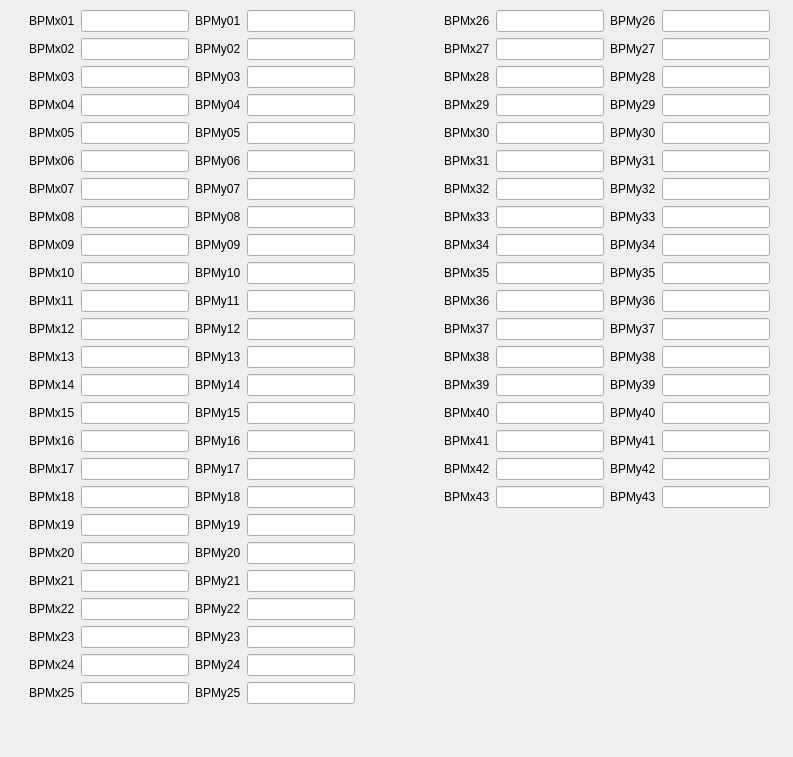
<?xml version="1.0" encoding="UTF-8"?>
<ui version="4.0">
 <class>Form</class>
 <widget class="QWidget" name="Form">
  <property name="geometry">
   <rect>
    <x>0</x>
    <y>0</y>
    <width>793</width>
    <height>757</height>
   </rect>
  </property>
  <property name="windowTitle">
   <string>Form</string>
  </property>
  <widget class="QWidget" name="horizontalLayoutWidget">
   <property name="geometry">
    <rect>
     <x>29</x>
     <y>10</y>
     <width>741</width>
     <height>731</height>
    </rect>
   </property>
   <layout class="QHBoxLayout" name="horizontalLayout">
    <item>
     <layout class="QFormLayout" name="formLayout">
      <item row="0" column="0">
       <widget class="QLabel" name="bPMx01Label">
        <property name="text">
         <string>BPMx01</string>
        </property>
       </widget>
      </item>
      <item row="0" column="1">
       <widget class="QLineEdit" name="bPMx01LineEdit">
        <property name="readOnly">
         <bool>true</bool>
        </property>
       </widget>
      </item>
      <item row="1" column="0">
       <widget class="QLabel" name="bPMx02Label">
        <property name="text">
         <string>BPMx02</string>
        </property>
       </widget>
      </item>
      <item row="1" column="1">
       <widget class="QLineEdit" name="bPMx02LineEdit">
        <property name="readOnly">
         <bool>true</bool>
        </property>
       </widget>
      </item>
      <item row="2" column="0">
       <widget class="QLabel" name="bPMx03Label">
        <property name="text">
         <string>BPMx03</string>
        </property>
       </widget>
      </item>
      <item row="2" column="1">
       <widget class="QLineEdit" name="bPMx03LineEdit">
        <property name="readOnly">
         <bool>true</bool>
        </property>
       </widget>
      </item>
      <item row="3" column="0">
       <widget class="QLabel" name="bPMx04Label">
        <property name="text">
         <string>BPMx04</string>
        </property>
       </widget>
      </item>
      <item row="3" column="1">
       <widget class="QLineEdit" name="bPMx04LineEdit">
        <property name="readOnly">
         <bool>true</bool>
        </property>
       </widget>
      </item>
      <item row="4" column="0">
       <widget class="QLabel" name="bPMx05Label">
        <property name="text">
         <string>BPMx05</string>
        </property>
       </widget>
      </item>
      <item row="4" column="1">
       <widget class="QLineEdit" name="bPMx05LineEdit">
        <property name="readOnly">
         <bool>true</bool>
        </property>
       </widget>
      </item>
      <item row="5" column="0">
       <widget class="QLabel" name="bPMx06Label">
        <property name="text">
         <string>BPMx06</string>
        </property>
       </widget>
      </item>
      <item row="5" column="1">
       <widget class="QLineEdit" name="bPMx06LineEdit">
        <property name="readOnly">
         <bool>true</bool>
        </property>
       </widget>
      </item>
      <item row="6" column="0">
       <widget class="QLabel" name="bPMx07Label">
        <property name="text">
         <string>BPMx07</string>
        </property>
       </widget>
      </item>
      <item row="6" column="1">
       <widget class="QLineEdit" name="bPMx07LineEdit">
        <property name="readOnly">
         <bool>true</bool>
        </property>
       </widget>
      </item>
      <item row="7" column="0">
       <widget class="QLabel" name="bPMx08Label">
        <property name="text">
         <string>BPMx08</string>
        </property>
       </widget>
      </item>
      <item row="7" column="1">
       <widget class="QLineEdit" name="bPMx08LineEdit">
        <property name="readOnly">
         <bool>true</bool>
        </property>
       </widget>
      </item>
      <item row="8" column="0">
       <widget class="QLabel" name="bPMx09Label">
        <property name="text">
         <string>BPMx09</string>
        </property>
       </widget>
      </item>
      <item row="8" column="1">
       <widget class="QLineEdit" name="bPMx09LineEdit">
        <property name="readOnly">
         <bool>true</bool>
        </property>
       </widget>
      </item>
      <item row="9" column="0">
       <widget class="QLabel" name="bPMx10Label">
        <property name="text">
         <string>BPMx10</string>
        </property>
       </widget>
      </item>
      <item row="9" column="1">
       <widget class="QLineEdit" name="bPMx10LineEdit">
        <property name="readOnly">
         <bool>true</bool>
        </property>
       </widget>
      </item>
      <item row="11" column="0">
       <widget class="QLabel" name="bPMx12Label">
        <property name="text">
         <string>BPMx12</string>
        </property>
       </widget>
      </item>
      <item row="11" column="1">
       <widget class="QLineEdit" name="bPMx12LineEdit">
        <property name="readOnly">
         <bool>true</bool>
        </property>
       </widget>
      </item>
      <item row="12" column="0">
       <widget class="QLabel" name="bPMx13Label">
        <property name="text">
         <string>BPMx13</string>
        </property>
       </widget>
      </item>
      <item row="12" column="1">
       <widget class="QLineEdit" name="bPMx13LineEdit">
        <property name="readOnly">
         <bool>true</bool>
        </property>
       </widget>
      </item>
      <item row="13" column="0">
       <widget class="QLabel" name="bPMx14Label">
        <property name="text">
         <string>BPMx14</string>
        </property>
       </widget>
      </item>
      <item row="13" column="1">
       <widget class="QLineEdit" name="bPMx14LineEdit">
        <property name="readOnly">
         <bool>true</bool>
        </property>
       </widget>
      </item>
      <item row="14" column="0">
       <widget class="QLabel" name="bPMx15Label">
        <property name="text">
         <string>BPMx15</string>
        </property>
       </widget>
      </item>
      <item row="14" column="1">
       <widget class="QLineEdit" name="bPMx15LineEdit">
        <property name="readOnly">
         <bool>true</bool>
        </property>
       </widget>
      </item>
      <item row="15" column="0">
       <widget class="QLabel" name="bPMx16Label">
        <property name="text">
         <string>BPMx16</string>
        </property>
       </widget>
      </item>
      <item row="15" column="1">
       <widget class="QLineEdit" name="bPMx16LineEdit">
        <property name="readOnly">
         <bool>true</bool>
        </property>
       </widget>
      </item>
      <item row="16" column="0">
       <widget class="QLabel" name="bPMx17Label">
        <property name="text">
         <string>BPMx17</string>
        </property>
       </widget>
      </item>
      <item row="16" column="1">
       <widget class="QLineEdit" name="bPMx17LineEdit">
        <property name="readOnly">
         <bool>true</bool>
        </property>
       </widget>
      </item>
      <item row="17" column="0">
       <widget class="QLabel" name="bPMx18Label">
        <property name="text">
         <string>BPMx18</string>
        </property>
       </widget>
      </item>
      <item row="17" column="1">
       <widget class="QLineEdit" name="bPMx18LineEdit">
        <property name="readOnly">
         <bool>true</bool>
        </property>
       </widget>
      </item>
      <item row="18" column="0">
       <widget class="QLabel" name="bPMx19Label">
        <property name="text">
         <string>BPMx19</string>
        </property>
       </widget>
      </item>
      <item row="18" column="1">
       <widget class="QLineEdit" name="bPMx19LineEdit">
        <property name="readOnly">
         <bool>true</bool>
        </property>
       </widget>
      </item>
      <item row="19" column="0">
       <widget class="QLabel" name="bPMx20Label">
        <property name="text">
         <string>BPMx20</string>
        </property>
       </widget>
      </item>
      <item row="19" column="1">
       <widget class="QLineEdit" name="bPMx20LineEdit">
        <property name="readOnly">
         <bool>true</bool>
        </property>
       </widget>
      </item>
      <item row="20" column="0">
       <widget class="QLabel" name="bPMx21Label">
        <property name="text">
         <string>BPMx21</string>
        </property>
       </widget>
      </item>
      <item row="20" column="1">
       <widget class="QLineEdit" name="bPMx21LineEdit">
        <property name="readOnly">
         <bool>true</bool>
        </property>
       </widget>
      </item>
      <item row="21" column="0">
       <widget class="QLabel" name="bPMx22Label">
        <property name="text">
         <string>BPMx22</string>
        </property>
       </widget>
      </item>
      <item row="21" column="1">
       <widget class="QLineEdit" name="bPMx22LineEdit">
        <property name="readOnly">
         <bool>true</bool>
        </property>
       </widget>
      </item>
      <item row="22" column="0">
       <widget class="QLabel" name="bPMx23Label">
        <property name="text">
         <string>BPMx23</string>
        </property>
       </widget>
      </item>
      <item row="22" column="1">
       <widget class="QLineEdit" name="bPMx23LineEdit">
        <property name="readOnly">
         <bool>true</bool>
        </property>
       </widget>
      </item>
      <item row="23" column="0">
       <widget class="QLabel" name="bPMx24Label">
        <property name="text">
         <string>BPMx24</string>
        </property>
       </widget>
      </item>
      <item row="23" column="1">
       <widget class="QLineEdit" name="bPMx24LineEdit">
        <property name="readOnly">
         <bool>true</bool>
        </property>
       </widget>
      </item>
      <item row="24" column="0">
       <widget class="QLabel" name="bPMx25Label">
        <property name="text">
         <string>BPMx25</string>
        </property>
       </widget>
      </item>
      <item row="24" column="1">
       <widget class="QLineEdit" name="bPMx25LineEdit">
        <property name="readOnly">
         <bool>true</bool>
        </property>
       </widget>
      </item>
      <item row="10" column="0">
       <widget class="QLabel" name="bPMx11Label">
        <property name="text">
         <string>BPMx11</string>
        </property>
       </widget>
      </item>
      <item row="10" column="1">
       <widget class="QLineEdit" name="bPMx11LineEdit">
        <property name="readOnly">
         <bool>true</bool>
        </property>
       </widget>
      </item>
     </layout>
    </item>
    <item>
     <layout class="QFormLayout" name="formLayout_3">
      <item row="0" column="0">
       <widget class="QLabel" name="bPMy01Label">
        <property name="text">
         <string>BPMy01</string>
        </property>
       </widget>
      </item>
      <item row="0" column="1">
       <widget class="QLineEdit" name="bPMy01LineEdit">
        <property name="readOnly">
         <bool>true</bool>
        </property>
       </widget>
      </item>
      <item row="1" column="0">
       <widget class="QLabel" name="bPMy02Label">
        <property name="text">
         <string>BPMy02</string>
        </property>
       </widget>
      </item>
      <item row="1" column="1">
       <widget class="QLineEdit" name="bPMy02LineEdit">
        <property name="readOnly">
         <bool>true</bool>
        </property>
       </widget>
      </item>
      <item row="2" column="0">
       <widget class="QLabel" name="bPMy03Label">
        <property name="text">
         <string>BPMy03</string>
        </property>
       </widget>
      </item>
      <item row="2" column="1">
       <widget class="QLineEdit" name="bPMy03LineEdit">
        <property name="readOnly">
         <bool>true</bool>
        </property>
       </widget>
      </item>
      <item row="3" column="0">
       <widget class="QLabel" name="bPMy04Label">
        <property name="text">
         <string>BPMy04</string>
        </property>
       </widget>
      </item>
      <item row="3" column="1">
       <widget class="QLineEdit" name="bPMy04LineEdit">
        <property name="readOnly">
         <bool>true</bool>
        </property>
       </widget>
      </item>
      <item row="4" column="0">
       <widget class="QLabel" name="bPMy05Label">
        <property name="text">
         <string>BPMy05</string>
        </property>
       </widget>
      </item>
      <item row="4" column="1">
       <widget class="QLineEdit" name="bPMy05LineEdit">
        <property name="readOnly">
         <bool>true</bool>
        </property>
       </widget>
      </item>
      <item row="5" column="0">
       <widget class="QLabel" name="bPMy06Label">
        <property name="text">
         <string>BPMy06</string>
        </property>
       </widget>
      </item>
      <item row="5" column="1">
       <widget class="QLineEdit" name="bPMy06LineEdit">
        <property name="readOnly">
         <bool>true</bool>
        </property>
       </widget>
      </item>
      <item row="6" column="0">
       <widget class="QLabel" name="bPMy07Label">
        <property name="text">
         <string>BPMy07</string>
        </property>
       </widget>
      </item>
      <item row="6" column="1">
       <widget class="QLineEdit" name="bPMy07LineEdit">
        <property name="readOnly">
         <bool>true</bool>
        </property>
       </widget>
      </item>
      <item row="7" column="0">
       <widget class="QLabel" name="bPMy08Label">
        <property name="text">
         <string>BPMy08</string>
        </property>
       </widget>
      </item>
      <item row="7" column="1">
       <widget class="QLineEdit" name="bPMy08LineEdit">
        <property name="readOnly">
         <bool>true</bool>
        </property>
       </widget>
      </item>
      <item row="8" column="0">
       <widget class="QLabel" name="bPMy09Label">
        <property name="text">
         <string>BPMy09</string>
        </property>
       </widget>
      </item>
      <item row="8" column="1">
       <widget class="QLineEdit" name="bPMy09LineEdit">
        <property name="readOnly">
         <bool>true</bool>
        </property>
       </widget>
      </item>
      <item row="9" column="0">
       <widget class="QLabel" name="bPMy10Label">
        <property name="text">
         <string>BPMy10</string>
        </property>
       </widget>
      </item>
      <item row="9" column="1">
       <widget class="QLineEdit" name="bPMy10LineEdit">
        <property name="readOnly">
         <bool>true</bool>
        </property>
       </widget>
      </item>
      <item row="10" column="0">
       <widget class="QLabel" name="bPMy11Label">
        <property name="text">
         <string>BPMy11</string>
        </property>
       </widget>
      </item>
      <item row="10" column="1">
       <widget class="QLineEdit" name="bPMy11LineEdit">
        <property name="readOnly">
         <bool>true</bool>
        </property>
       </widget>
      </item>
      <item row="11" column="0">
       <widget class="QLabel" name="bPMy12Label">
        <property name="text">
         <string>BPMy12</string>
        </property>
       </widget>
      </item>
      <item row="11" column="1">
       <widget class="QLineEdit" name="bPMy12LineEdit">
        <property name="readOnly">
         <bool>true</bool>
        </property>
       </widget>
      </item>
      <item row="12" column="0">
       <widget class="QLabel" name="bPMy13Label">
        <property name="text">
         <string>BPMy13</string>
        </property>
       </widget>
      </item>
      <item row="12" column="1">
       <widget class="QLineEdit" name="bPMy13LineEdit">
        <property name="readOnly">
         <bool>true</bool>
        </property>
       </widget>
      </item>
      <item row="13" column="0">
       <widget class="QLabel" name="bPMy14Label">
        <property name="text">
         <string>BPMy14</string>
        </property>
       </widget>
      </item>
      <item row="13" column="1">
       <widget class="QLineEdit" name="bPMy14LineEdit">
        <property name="readOnly">
         <bool>true</bool>
        </property>
       </widget>
      </item>
      <item row="14" column="0">
       <widget class="QLabel" name="bPMy15Label">
        <property name="text">
         <string>BPMy15</string>
        </property>
       </widget>
      </item>
      <item row="14" column="1">
       <widget class="QLineEdit" name="bPMy15LineEdit">
        <property name="readOnly">
         <bool>true</bool>
        </property>
       </widget>
      </item>
      <item row="15" column="0">
       <widget class="QLabel" name="bPMy16Label">
        <property name="text">
         <string>BPMy16</string>
        </property>
       </widget>
      </item>
      <item row="15" column="1">
       <widget class="QLineEdit" name="bPMy16LineEdit">
        <property name="readOnly">
         <bool>true</bool>
        </property>
       </widget>
      </item>
      <item row="16" column="0">
       <widget class="QLabel" name="bPMy17Label">
        <property name="text">
         <string>BPMy17</string>
        </property>
       </widget>
      </item>
      <item row="16" column="1">
       <widget class="QLineEdit" name="bPMy17LineEdit">
        <property name="readOnly">
         <bool>true</bool>
        </property>
       </widget>
      </item>
      <item row="17" column="0">
       <widget class="QLabel" name="bPMy18Label">
        <property name="text">
         <string>BPMy18</string>
        </property>
       </widget>
      </item>
      <item row="17" column="1">
       <widget class="QLineEdit" name="bPMy18LineEdit">
        <property name="readOnly">
         <bool>true</bool>
        </property>
       </widget>
      </item>
      <item row="18" column="0">
       <widget class="QLabel" name="bPMy19Label">
        <property name="text">
         <string>BPMy19</string>
        </property>
       </widget>
      </item>
      <item row="18" column="1">
       <widget class="QLineEdit" name="bPMy19LineEdit">
        <property name="readOnly">
         <bool>true</bool>
        </property>
       </widget>
      </item>
      <item row="19" column="0">
       <widget class="QLabel" name="bPMy20Label">
        <property name="text">
         <string>BPMy20</string>
        </property>
       </widget>
      </item>
      <item row="19" column="1">
       <widget class="QLineEdit" name="bPMy20LineEdit">
        <property name="readOnly">
         <bool>true</bool>
        </property>
       </widget>
      </item>
      <item row="20" column="0">
       <widget class="QLabel" name="bPMy21Label">
        <property name="text">
         <string>BPMy21</string>
        </property>
       </widget>
      </item>
      <item row="20" column="1">
       <widget class="QLineEdit" name="bPMy21LineEdit">
        <property name="readOnly">
         <bool>true</bool>
        </property>
       </widget>
      </item>
      <item row="21" column="0">
       <widget class="QLabel" name="bPMy22Label">
        <property name="text">
         <string>BPMy22</string>
        </property>
       </widget>
      </item>
      <item row="21" column="1">
       <widget class="QLineEdit" name="bPMy22LineEdit">
        <property name="readOnly">
         <bool>true</bool>
        </property>
       </widget>
      </item>
      <item row="22" column="0">
       <widget class="QLabel" name="bPMy23Label">
        <property name="text">
         <string>BPMy23</string>
        </property>
       </widget>
      </item>
      <item row="22" column="1">
       <widget class="QLineEdit" name="bPMy23LineEdit">
        <property name="readOnly">
         <bool>true</bool>
        </property>
       </widget>
      </item>
      <item row="23" column="0">
       <widget class="QLabel" name="bPMy24Label">
        <property name="text">
         <string>BPMy24</string>
        </property>
       </widget>
      </item>
      <item row="23" column="1">
       <widget class="QLineEdit" name="bPMy24LineEdit">
        <property name="readOnly">
         <bool>true</bool>
        </property>
       </widget>
      </item>
      <item row="24" column="0">
       <widget class="QLabel" name="bPMy25Label">
        <property name="text">
         <string>BPMy25</string>
        </property>
       </widget>
      </item>
      <item row="24" column="1">
       <widget class="QLineEdit" name="bPMy25LineEdit">
        <property name="readOnly">
         <bool>true</bool>
        </property>
       </widget>
      </item>
     </layout>
    </item>
    <item>
     <spacer name="horizontalSpacer">
      <property name="orientation">
       <enum>Qt::Horizontal</enum>
      </property>
      <property name="sizeHint" stdset="0">
       <size>
        <width>40</width>
        <height>20</height>
       </size>
      </property>
     </spacer>
    </item>
    <item>
     <layout class="QFormLayout" name="formLayout_12"/>
    </item>
    <item>
     <layout class="QFormLayout" name="formLayout_4">
      <item row="0" column="0">
       <widget class="QLabel" name="bPMx26Label">
        <property name="text">
         <string>BPMx26</string>
        </property>
       </widget>
      </item>
      <item row="0" column="1">
       <widget class="QLineEdit" name="bPMx26LineEdit">
        <property name="readOnly">
         <bool>true</bool>
        </property>
       </widget>
      </item>
      <item row="1" column="0">
       <widget class="QLabel" name="bPMx27Label">
        <property name="text">
         <string>BPMx27</string>
        </property>
       </widget>
      </item>
      <item row="1" column="1">
       <widget class="QLineEdit" name="bPMx27LineEdit">
        <property name="readOnly">
         <bool>true</bool>
        </property>
       </widget>
      </item>
      <item row="2" column="0">
       <widget class="QLabel" name="bPMx28Label">
        <property name="text">
         <string>BPMx28</string>
        </property>
       </widget>
      </item>
      <item row="2" column="1">
       <widget class="QLineEdit" name="bPMx28LineEdit">
        <property name="readOnly">
         <bool>true</bool>
        </property>
       </widget>
      </item>
      <item row="3" column="0">
       <widget class="QLabel" name="bPMx29Label">
        <property name="text">
         <string>BPMx29</string>
        </property>
       </widget>
      </item>
      <item row="3" column="1">
       <widget class="QLineEdit" name="bPMx29LineEdit">
        <property name="readOnly">
         <bool>true</bool>
        </property>
       </widget>
      </item>
      <item row="4" column="0">
       <widget class="QLabel" name="bPMx30Label">
        <property name="text">
         <string>BPMx30</string>
        </property>
       </widget>
      </item>
      <item row="4" column="1">
       <widget class="QLineEdit" name="bPMx30LineEdit">
        <property name="readOnly">
         <bool>true</bool>
        </property>
       </widget>
      </item>
      <item row="5" column="0">
       <widget class="QLabel" name="bPMx31Label">
        <property name="text">
         <string>BPMx31</string>
        </property>
       </widget>
      </item>
      <item row="5" column="1">
       <widget class="QLineEdit" name="bPMx31LineEdit">
        <property name="readOnly">
         <bool>true</bool>
        </property>
       </widget>
      </item>
      <item row="6" column="0">
       <widget class="QLabel" name="bPMx32Label">
        <property name="text">
         <string>BPMx32</string>
        </property>
       </widget>
      </item>
      <item row="6" column="1">
       <widget class="QLineEdit" name="bPMx32LineEdit">
        <property name="readOnly">
         <bool>true</bool>
        </property>
       </widget>
      </item>
      <item row="7" column="0">
       <widget class="QLabel" name="bPMx33Label">
        <property name="text">
         <string>BPMx33</string>
        </property>
       </widget>
      </item>
      <item row="7" column="1">
       <widget class="QLineEdit" name="bPMx33LineEdit">
        <property name="readOnly">
         <bool>true</bool>
        </property>
       </widget>
      </item>
      <item row="8" column="0">
       <widget class="QLabel" name="bPMx34Label">
        <property name="text">
         <string>BPMx34</string>
        </property>
       </widget>
      </item>
      <item row="8" column="1">
       <widget class="QLineEdit" name="bPMx34LineEdit">
        <property name="readOnly">
         <bool>true</bool>
        </property>
       </widget>
      </item>
      <item row="9" column="0">
       <widget class="QLabel" name="bPMx35Label">
        <property name="text">
         <string>BPMx35</string>
        </property>
       </widget>
      </item>
      <item row="9" column="1">
       <widget class="QLineEdit" name="bPMx35LineEdit">
        <property name="readOnly">
         <bool>true</bool>
        </property>
       </widget>
      </item>
      <item row="10" column="0">
       <widget class="QLabel" name="bPMx36Label">
        <property name="text">
         <string>BPMx36</string>
        </property>
       </widget>
      </item>
      <item row="10" column="1">
       <widget class="QLineEdit" name="bPMx36LineEdit">
        <property name="readOnly">
         <bool>true</bool>
        </property>
       </widget>
      </item>
      <item row="11" column="0">
       <widget class="QLabel" name="bPMx37Label">
        <property name="text">
         <string>BPMx37</string>
        </property>
       </widget>
      </item>
      <item row="11" column="1">
       <widget class="QLineEdit" name="bPMx37LineEdit">
        <property name="readOnly">
         <bool>true</bool>
        </property>
       </widget>
      </item>
      <item row="12" column="0">
       <widget class="QLabel" name="bPMx38Label">
        <property name="text">
         <string>BPMx38</string>
        </property>
       </widget>
      </item>
      <item row="12" column="1">
       <widget class="QLineEdit" name="bPMx38LineEdit">
        <property name="readOnly">
         <bool>true</bool>
        </property>
       </widget>
      </item>
      <item row="13" column="0">
       <widget class="QLabel" name="bPMx39Label">
        <property name="text">
         <string>BPMx39</string>
        </property>
       </widget>
      </item>
      <item row="13" column="1">
       <widget class="QLineEdit" name="bPMx39LineEdit">
        <property name="readOnly">
         <bool>true</bool>
        </property>
       </widget>
      </item>
      <item row="14" column="0">
       <widget class="QLabel" name="bPMx40Label">
        <property name="text">
         <string>BPMx40</string>
        </property>
       </widget>
      </item>
      <item row="14" column="1">
       <widget class="QLineEdit" name="bPMx40LineEdit">
        <property name="readOnly">
         <bool>true</bool>
        </property>
       </widget>
      </item>
      <item row="15" column="0">
       <widget class="QLabel" name="bPMx41Label">
        <property name="text">
         <string>BPMx41</string>
        </property>
       </widget>
      </item>
      <item row="15" column="1">
       <widget class="QLineEdit" name="bPMx41LineEdit">
        <property name="readOnly">
         <bool>true</bool>
        </property>
       </widget>
      </item>
      <item row="16" column="0">
       <widget class="QLabel" name="bPMx42Label">
        <property name="text">
         <string>BPMx42</string>
        </property>
       </widget>
      </item>
      <item row="16" column="1">
       <widget class="QLineEdit" name="bPMx42LineEdit">
        <property name="readOnly">
         <bool>true</bool>
        </property>
       </widget>
      </item>
      <item row="17" column="0">
       <widget class="QLabel" name="bPMx43Label">
        <property name="text">
         <string>BPMx43</string>
        </property>
       </widget>
      </item>
      <item row="17" column="1">
       <widget class="QLineEdit" name="bPMx43LineEdit">
        <property name="readOnly">
         <bool>true</bool>
        </property>
       </widget>
      </item>
     </layout>
    </item>
    <item>
     <layout class="QFormLayout" name="formLayout_11">
      <item row="0" column="0">
       <widget class="QLabel" name="bPMy26Label">
        <property name="text">
         <string>BPMy26</string>
        </property>
       </widget>
      </item>
      <item row="0" column="1">
       <widget class="QLineEdit" name="bPMy26LineEdit">
        <property name="readOnly">
         <bool>true</bool>
        </property>
       </widget>
      </item>
      <item row="1" column="0">
       <widget class="QLabel" name="bPMy27Label">
        <property name="text">
         <string>BPMy27</string>
        </property>
       </widget>
      </item>
      <item row="1" column="1">
       <widget class="QLineEdit" name="bPMy27LineEdit">
        <property name="readOnly">
         <bool>true</bool>
        </property>
       </widget>
      </item>
      <item row="2" column="0">
       <widget class="QLabel" name="bPMy28Label">
        <property name="text">
         <string>BPMy28</string>
        </property>
       </widget>
      </item>
      <item row="2" column="1">
       <widget class="QLineEdit" name="bPMy28LineEdit">
        <property name="readOnly">
         <bool>true</bool>
        </property>
       </widget>
      </item>
      <item row="3" column="0">
       <widget class="QLabel" name="bPMy29Label">
        <property name="text">
         <string>BPMy29</string>
        </property>
       </widget>
      </item>
      <item row="3" column="1">
       <widget class="QLineEdit" name="bPMy29LineEdit">
        <property name="readOnly">
         <bool>true</bool>
        </property>
       </widget>
      </item>
      <item row="4" column="0">
       <widget class="QLabel" name="bPMy30Label">
        <property name="text">
         <string>BPMy30</string>
        </property>
       </widget>
      </item>
      <item row="4" column="1">
       <widget class="QLineEdit" name="bPMy30LineEdit">
        <property name="readOnly">
         <bool>true</bool>
        </property>
       </widget>
      </item>
      <item row="5" column="0">
       <widget class="QLabel" name="bPMy31Label">
        <property name="text">
         <string>BPMy31</string>
        </property>
       </widget>
      </item>
      <item row="5" column="1">
       <widget class="QLineEdit" name="bPMy31LineEdit">
        <property name="readOnly">
         <bool>true</bool>
        </property>
       </widget>
      </item>
      <item row="6" column="0">
       <widget class="QLabel" name="bPMy32Label">
        <property name="text">
         <string>BPMy32</string>
        </property>
       </widget>
      </item>
      <item row="6" column="1">
       <widget class="QLineEdit" name="bPMy32LineEdit">
        <property name="readOnly">
         <bool>true</bool>
        </property>
       </widget>
      </item>
      <item row="7" column="0">
       <widget class="QLabel" name="bPMy33Label">
        <property name="text">
         <string>BPMy33</string>
        </property>
       </widget>
      </item>
      <item row="7" column="1">
       <widget class="QLineEdit" name="bPMy33LineEdit">
        <property name="readOnly">
         <bool>true</bool>
        </property>
       </widget>
      </item>
      <item row="8" column="0">
       <widget class="QLabel" name="bPMy34Label">
        <property name="text">
         <string>BPMy34</string>
        </property>
       </widget>
      </item>
      <item row="8" column="1">
       <widget class="QLineEdit" name="bPMy34LineEdit">
        <property name="readOnly">
         <bool>true</bool>
        </property>
       </widget>
      </item>
      <item row="9" column="0">
       <widget class="QLabel" name="bPMy35Label">
        <property name="text">
         <string>BPMy35</string>
        </property>
       </widget>
      </item>
      <item row="9" column="1">
       <widget class="QLineEdit" name="bPMy35LineEdit">
        <property name="readOnly">
         <bool>true</bool>
        </property>
       </widget>
      </item>
      <item row="10" column="0">
       <widget class="QLabel" name="bPMy36Label">
        <property name="text">
         <string>BPMy36</string>
        </property>
       </widget>
      </item>
      <item row="10" column="1">
       <widget class="QLineEdit" name="bPMy36LineEdit">
        <property name="readOnly">
         <bool>true</bool>
        </property>
       </widget>
      </item>
      <item row="11" column="0">
       <widget class="QLabel" name="bPMy37Label">
        <property name="text">
         <string>BPMy37</string>
        </property>
       </widget>
      </item>
      <item row="11" column="1">
       <widget class="QLineEdit" name="bPMy37LineEdit">
        <property name="readOnly">
         <bool>true</bool>
        </property>
       </widget>
      </item>
      <item row="12" column="0">
       <widget class="QLabel" name="bPMy38Label">
        <property name="text">
         <string>BPMy38</string>
        </property>
       </widget>
      </item>
      <item row="12" column="1">
       <widget class="QLineEdit" name="bPMy38LineEdit">
        <property name="readOnly">
         <bool>true</bool>
        </property>
       </widget>
      </item>
      <item row="13" column="0">
       <widget class="QLabel" name="bPMy39Label">
        <property name="text">
         <string>BPMy39</string>
        </property>
       </widget>
      </item>
      <item row="13" column="1">
       <widget class="QLineEdit" name="bPMy39LineEdit">
        <property name="readOnly">
         <bool>true</bool>
        </property>
       </widget>
      </item>
      <item row="14" column="0">
       <widget class="QLabel" name="bPMy40Label">
        <property name="text">
         <string>BPMy40</string>
        </property>
       </widget>
      </item>
      <item row="14" column="1">
       <widget class="QLineEdit" name="bPMy40LineEdit">
        <property name="readOnly">
         <bool>true</bool>
        </property>
       </widget>
      </item>
      <item row="15" column="0">
       <widget class="QLabel" name="bPMy41Label">
        <property name="text">
         <string>BPMy41</string>
        </property>
       </widget>
      </item>
      <item row="15" column="1">
       <widget class="QLineEdit" name="bPMy41LineEdit">
        <property name="readOnly">
         <bool>true</bool>
        </property>
       </widget>
      </item>
      <item row="16" column="0">
       <widget class="QLabel" name="bPMy42Label">
        <property name="text">
         <string>BPMy42</string>
        </property>
       </widget>
      </item>
      <item row="16" column="1">
       <widget class="QLineEdit" name="bPMy42LineEdit">
        <property name="readOnly">
         <bool>true</bool>
        </property>
       </widget>
      </item>
      <item row="17" column="0">
       <widget class="QLabel" name="bPMy43Label">
        <property name="text">
         <string>BPMy43</string>
        </property>
       </widget>
      </item>
      <item row="17" column="1">
       <widget class="QLineEdit" name="bPMy43LineEdit">
        <property name="readOnly">
         <bool>true</bool>
        </property>
       </widget>
      </item>
     </layout>
    </item>
   </layout>
  </widget>
 </widget>
 <resources/>
 <connections/>
</ui>
